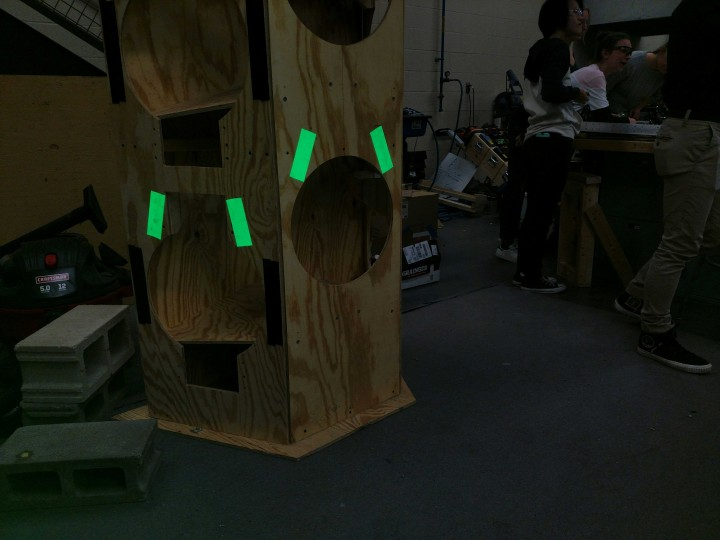
#> input picture experiments/RetroReflectiveRocket.jpg, 720 x 540 px
$ python color-filter.py RetroReflectiveRocket.jpg   (Python 2 division)
#> lines starting #> are read from the running program, lines starting #| are printed output that depends on the picture; after the words box and inside, x2 and y2 are one past the last pixel; in counts of white or black regions, pixels touching at a corner belong together
#!/usr/bin/python

import cv2
import numpy as np
import sys

if len(sys.argv) < 2:
    print "Usage: {} image-file.png".format(sys.argv[0])
    sys.exit("No file name is given")

# Read the image directly from the file into the frame object
frame = cv2.imread(sys.argv[1])
#> frame is the input picture: shape (540, 720, 3); mean B, G, R 20.5, 29.3, 27
hsv = cv2.cvtColor(frame, cv2.COLOR_BGR2HSV)
#> hsv: shape (540, 720, 3); mean H, S, V 49.7, 113.5, 31.5

# These are two arrays for lower and upper boundaries of the color range
minHSV = np.array([0, 0, 0])
maxHSV = np.array([255, 255, 255])


def update_boundaries(x=None):
    """
    This is the main processing code. Every time a slider on a trackbar moves
    this procedure is called as the callback
    """
    # get current positions of four trackbars
    maxHSV[0] = cv2.getTrackbarPos('Hmax', 'image')
    maxHSV[1] = cv2.getTrackbarPos('Smax', 'image')
    maxHSV[2] = cv2.getTrackbarPos('Vmax', 'image')
    minHSV[0] = cv2.getTrackbarPos('Hmin', 'image')
    minHSV[1] = cv2.getTrackbarPos('Smin', 'image')
    minHSV[2] = cv2.getTrackbarPos('Vmin', 'image')
    # create a bitmap based on the new threshold values
    mask_hsv = cv2.inRange(hsv, minHSV, maxHSV)
    # apply the bitmap mask on the original image
    display = cv2.bitwise_and(frame, frame, mask=mask_hsv)
    cv2.imshow('image', display)
    return x    # unneeded line, just to avoid warnings about unused x


# Create the output window with trackbars and assign the update function as callback
cv2.namedWindow('image')
# create trackbars for color change
cv2.createTrackbar('Hmax', 'image', 255, 255, update_boundaries)
cv2.createTrackbar('Hmin', 'image',   0, 255, update_boundaries)
#> slider 'Hmin' is set to 51
cv2.createTrackbar('Smax', 'image', 255, 255, update_boundaries)
cv2.createTrackbar('Smin', 'image',   0, 255, update_boundaries)
#> slider 'Smin' is set to 51
cv2.createTrackbar('Vmax', 'image', 255, 255, update_boundaries)
cv2.createTrackbar('Vmin', 'image',   0, 255, update_boundaries)
#> slider 'Vmin' is set to 51

# Update everything once to show the image the first time
update_boundaries()
#> in update_boundaries, `mask_hsv = cv2.inRange(hsv, minHSV, maxHSV)`:
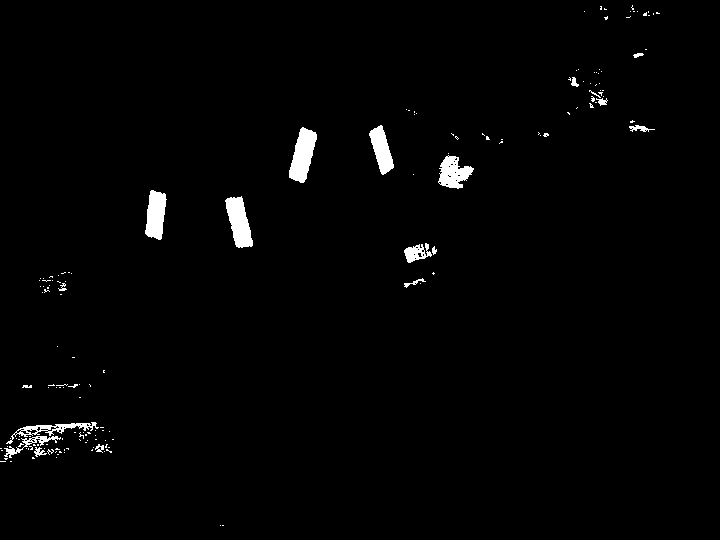
#> mask_hsv: shape (540, 720); 1.6% white; 160 white regions (141 under 20 px), largest, box (x1, y1, x2, y2) and area: (289, 127, 317, 183) 951, (225, 196, 253, 248) 896, (145, 190, 167, 240) 787
#> in update_boundaries, `display = cv2.bitwise_and(frame, frame, mask=mask_hsv)`:
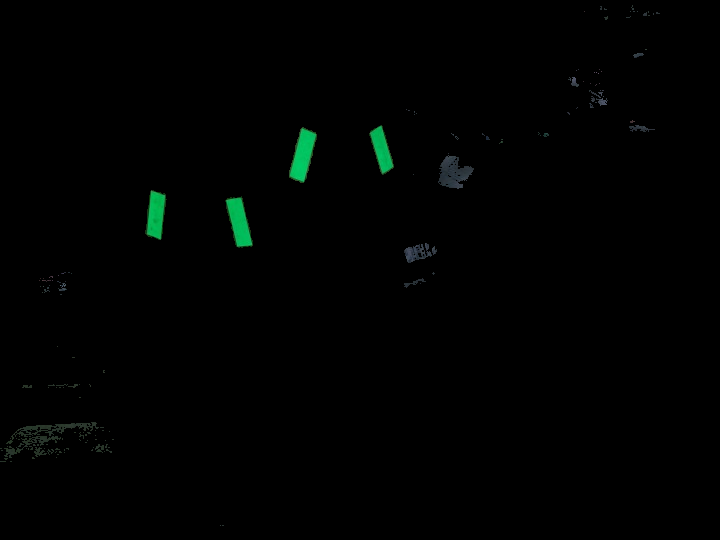
#> display: shape (540, 720, 3); mean B, G, R 1.1, 1.8, 0.4
# Wait indefinitely for a key pressed
cv2.waitKey(0)
# Clean up and quit
cv2.destroyAllWindows()
